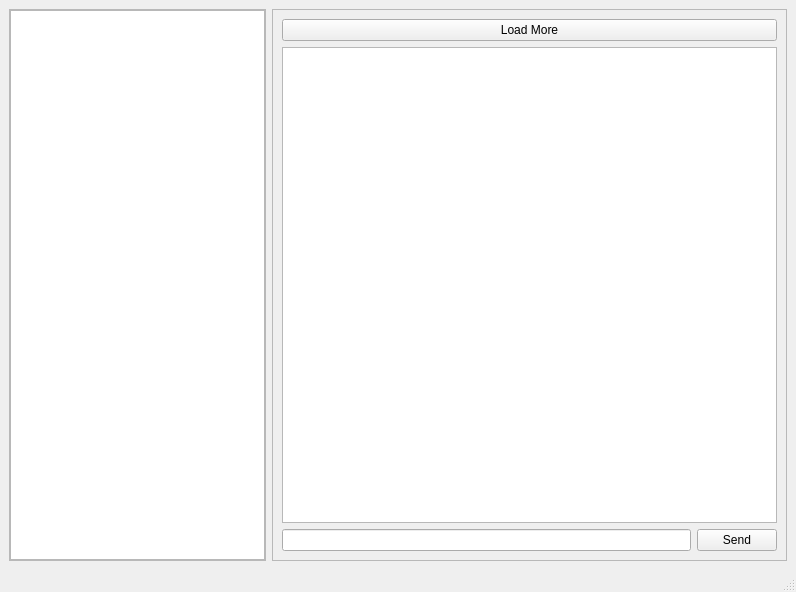
<?xml version="1.0" encoding="UTF-8"?>
<ui version="4.0">
 <class>MainWindow</class>
 <widget class="QMainWindow" name="MainWindow">
  <property name="geometry">
   <rect>
    <x>0</x>
    <y>0</y>
    <width>796</width>
    <height>592</height>
   </rect>
  </property>
  <property name="windowTitle">
   <string>MainWindow</string>
  </property>
  <widget class="QWidget" name="centralwidget">
   <layout class="QHBoxLayout" name="horizontalLayout" stretch="1,2">
    <item>
     <widget class="QFrame" name="sidebarFrame">
      <property name="frameShape">
       <enum>QFrame::Shape::StyledPanel</enum>
      </property>
      <property name="frameShadow">
       <enum>QFrame::Shadow::Raised</enum>
      </property>
      <layout class="QHBoxLayout" name="horizontalLayout_2">
       <property name="leftMargin">
        <number>0</number>
       </property>
       <property name="topMargin">
        <number>0</number>
       </property>
       <property name="rightMargin">
        <number>0</number>
       </property>
       <property name="bottomMargin">
        <number>0</number>
       </property>
       <item>
        <widget class="QListWidget" name="sidebarList"/>
       </item>
      </layout>
     </widget>
    </item>
    <item>
     <widget class="QFrame" name="chatAreaFrame">
      <property name="frameShape">
       <enum>QFrame::Shape::StyledPanel</enum>
      </property>
      <property name="frameShadow">
       <enum>QFrame::Shadow::Raised</enum>
      </property>
      <layout class="QVBoxLayout" name="verticalLayout">
       <item>
        <widget class="QPushButton" name="loadButton">
         <property name="text">
          <string>Load More</string>
         </property>
        </widget>
       </item>
       <item>
        <widget class="QListWidget" name="messageHistoryList"/>
       </item>
       <item>
        <layout class="QHBoxLayout" name="horizontalLayout_3">
         <item>
          <widget class="QLineEdit" name="textInput">
           <property name="sizePolicy">
            <sizepolicy hsizetype="Expanding" vsizetype="Maximum">
             <horstretch>0</horstretch>
             <verstretch>0</verstretch>
            </sizepolicy>
           </property>
           <property name="maxLength">
            <number>300</number>
           </property>
          </widget>
         </item>
         <item>
          <widget class="QPushButton" name="sendButton">
           <property name="text">
            <string>Send</string>
           </property>
          </widget>
         </item>
        </layout>
       </item>
      </layout>
     </widget>
    </item>
   </layout>
  </widget>
  <widget class="QMenuBar" name="menubar">
   <property name="geometry">
    <rect>
     <x>0</x>
     <y>0</y>
     <width>796</width>
     <height>33</height>
    </rect>
   </property>
  </widget>
  <widget class="QStatusBar" name="statusbar"/>
 </widget>
 <resources/>
 <connections/>
</ui>
